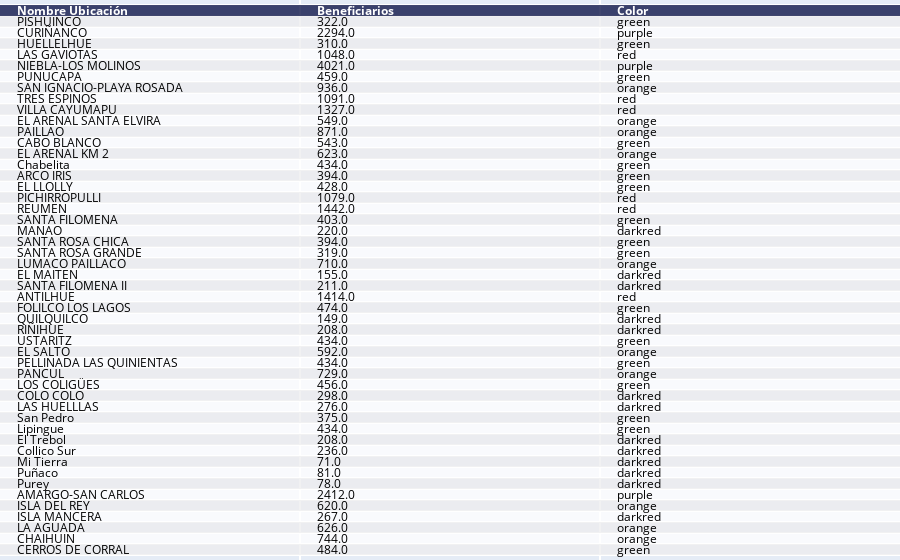

Write notebook code for a chart like this one.
### Code cell
import pandas as pd
import plotly.figure_factory as ff

tabla = pd.DataFrame()
tabla['Nombre Ubicación'] = None
tabla['Beneficiarios']=None
tabla['Color']=None

tabla['Nombre Ubicación'] = nombres
tabla['Beneficiarios'] = beneficiarios
tabla['Color'] = color_beneficiario

ff.create_table(tabla)

### Figure 1 — Plotly figure (JSON) as saved in the notebook; plotly's stock layout.template omitted (floating-point values rounded to 4 significant figures; data arrays with more than 128 entries replaced by an {"elided": "..."} marker saying what was removed)
{"data": [{"colorscale": [[0, "#00083e"], [0.5, "#ededee"], [1, "#ffffff"]], "hoverinfo": "none", "opacity": 0.75, "showscale": false, "type": "heatmap", "z": {"elided": "50x3 float values"}}], "layout": {"annotations": [{"align": "left", "font": {"color": "#ffffff"}, "showarrow": false, "text": "<b>Nombre Ubicación</b>", "x": -0.45, "xanchor": "left", "xref": "x", "y": 0, "yref": "y"}, {"align": "left", "font": {"color": "#ffffff"}, "showarrow": false, "text": "<b>Beneficiarios</b>", "x": 0.55, "xanchor": "left", "xref": "x", "y": 0, "yref": "y"}, {"align": "left", "font": {"color": "#ffffff"}, "showarrow": false, "text": "<b>Color</b>", "x": 1.55, "xanchor": "left", "xref": "x", "y": 0, "yref": "y"}, {"align": "left", "font": {"color": "#000000"}, "showarrow": false, "text": "PISHUINCO", "x": -0.45, "xanchor": "left", "xref": "x", "y": 1, "yref": "y"}, {"align": "left", "font": {"color": "#000000"}, "showarrow": false, "text": "322.0", "x": 0.55, "xanchor": "left", "xref": "x", "y": 1, "yref": "y"}, {"align": "left", "font": {"color": "#000000"}, "showarrow": false, "text": "green", "x": 1.55, "xanchor": "left", "xref": "x", "y": 1, "yref": "y"}, {"align": "left", "font": {"color": "#000000"}, "showarrow": false, "text": "CURIÑANCO", "x": -0.45, "xanchor": "left", "xref": "x", "y": 2, "yref": "y"}, {"align": "left", "font": {"color": "#000000"}, "showarrow": false, "text": "2294.0", "x": 0.55, "xanchor": "left", "xref": "x", "y": 2, "yref": "y"}, {"align": "left", "font": {"color": "#000000"}, "showarrow": false, "text": "purple", "x": 1.55, "xanchor": "left", "xref": "x", "y": 2, "yref": "y"}, {"align": "left", "font": {"color": "#000000"}, "showarrow": false, "text": "HUELLELHUE", "x": -0.45, "xanchor": "left", "xref": "x", "y": 3, "yref": "y"}, {"align": "left", "font": {"color": "#000000"}, "showarrow": false, "text": "310.0", "x": 0.55, "xanchor": "left", "xref": "x", "y": 3, "yref": "y"}, {"align": "left", "font": {"color": "#000000"}, "showarrow": false, "text": "green", "x": 1.55, "xanchor": "left", "xref": "x", "y": 3, "yref": "y"}, {"align": "left", "font": {"color": "#000000"}, "showarrow": false, "text": "LAS GAVIOTAS", "x": -0.45, "xanchor": "left", "xref": "x", "y": 4, "yref": "y"}, {"align": "left", "font": {"color": "#000000"}, "showarrow": false, "text": "1048.0", "x": 0.55, "xanchor": "left", "xref": "x", "y": 4, "yref": "y"}, {"align": "left", "font": {"color": "#000000"}, "showarrow": false, "text": "red", "x": 1.55, "xanchor": "left", "xref": "x", "y": 4, "yref": "y"}, {"align": "left", "font": {"color": "#000000"}, "showarrow": false, "text": "NIEBLA-LOS MOLINOS", "x": -0.45, "xanchor": "left", "xref": "x", "y": 5, "yref": "y"}, {"align": "left", "font": {"color": "#000000"}, "showarrow": false, "text": "4021.0", "x": 0.55, "xanchor": "left", "xref": "x", "y": 5, "yref": "y"}, {"align": "left", "font": {"color": "#000000"}, "showarrow": false, "text": "purple", "x": 1.55, "xanchor": "left", "xref": "x", "y": 5, "yref": "y"}, {"align": "left", "font": {"color": "#000000"}, "showarrow": false, "text": "PUNUCAPA", "x": -0.45, "xanchor": "left", "xref": "x", "y": 6, "yref": "y"}, {"align": "left", "font": {"color": "#000000"}, "showarrow": false, "text": "459.0", "x": 0.55, "xanchor": "left", "xref": "x", "y": 6, "yref": "y"}, {"align": "left", "font": {"color": "#000000"}, "showarrow": false, "text": "green", "x": 1.55, "xanchor": "left", "xref": "x", "y": 6, "yref": "y"}, {"align": "left", "font": {"color": "#000000"}, "showarrow": false, "text": "SAN IGNACIO-PLAYA ROSADA", "x": -0.45, "xanchor": "left", "xref": "x", "y": 7, "yref": "y"}, {"align": "left", "font": {"color": "#000000"}, "showarrow": false, "text": "936.0", "x": 0.55, "xanchor": "left", "xref": "x", "y": 7, "yref": "y"}, {"align": "left", "font": {"color": "#000000"}, "showarrow": false, "text": "orange", "x": 1.55, "xanchor": "left", "xref": "x", "y": 7, "yref": "y"}, {"align": "left", "font": {"color": "#000000"}, "showarrow": false, "text": "TRES ESPINOS", "x": -0.45, "xanchor": "left", "xref": "x", "y": 8, "yref": "y"}, {"align": "left", "font": {"color": "#000000"}, "showarrow": false, "text": "1091.0", "x": 0.55, "xanchor": "left", "xref": "x", "y": 8, "yref": "y"}, {"align": "left", "font": {"color": "#000000"}, "showarrow": false, "text": "red", "x": 1.55, "xanchor": "left", "xref": "x", "y": 8, "yref": "y"}, {"align": "left", "font": {"color": "#000000"}, "showarrow": false, "text": "VILLA CAYUMAPU", "x": -0.45, "xanchor": "left", "xref": "x", "y": 9, "yref": "y"}, {"align": "left", "font": {"color": "#000000"}, "showarrow": false, "text": "1327.0", "x": 0.55, "xanchor": "left", "xref": "x", "y": 9, "yref": "y"}, {"align": "left", "font": {"color": "#000000"}, "showarrow": false, "text": "red", "x": 1.55, "xanchor": "left", "xref": "x", "y": 9, "yref": "y"}, {"align": "left", "font": {"color": "#000000"}, "showarrow": false, "text": "EL ARENAL SANTA ELVIRA", "x": -0.45, "xanchor": "left", "xref": "x", "y": 10, "yref": "y"}, {"align": "left", "font": {"color": "#000000"}, "showarrow": false, "text": "549.0", "x": 0.55, "xanchor": "left", "xref": "x", "y": 10, "yref": "y"}, {"align": "left", "font": {"color": "#000000"}, "showarrow": false, "text": "orange", "x": 1.55, "xanchor": "left", "xref": "x", "y": 10, "yref": "y"}, {"align": "left", "font": {"color": "#000000"}, "showarrow": false, "text": "PAILLAO", "x": -0.45, "xanchor": "left", "xref": "x", "y": 11, "yref": "y"}, {"align": "left", "font": {"color": "#000000"}, "showarrow": false, "text": "871.0", "x": 0.55, "xanchor": "left", "xref": "x", "y": 11, "yref": "y"}, {"align": "left", "font": {"color": "#000000"}, "showarrow": false, "text": "orange", "x": 1.55, "xanchor": "left", "xref": "x", "y": 11, "yref": "y"}, {"align": "left", "font": {"color": "#000000"}, "showarrow": false, "text": "CABO BLANCO", "x": -0.45, "xanchor": "left", "xref": "x", "y": 12, "yref": "y"}, {"align": "left", "font": {"color": "#000000"}, "showarrow": false, "text": "543.0", "x": 0.55, "xanchor": "left", "xref": "x", "y": 12, "yref": "y"}, {"align": "left", "font": {"color": "#000000"}, "showarrow": false, "text": "green", "x": 1.55, "xanchor": "left", "xref": "x", "y": 12, "yref": "y"}, {"align": "left", "font": {"color": "#000000"}, "showarrow": false, "text": "EL ARENAL KM 2", "x": -0.45, "xanchor": "left", "xref": "x", "y": 13, "yref": "y"}, {"align": "left", "font": {"color": "#000000"}, "showarrow": false, "text": "623.0", "x": 0.55, "xanchor": "left", "xref": "x", "y": 13, "yref": "y"}, {"align": "left", "font": {"color": "#000000"}, "showarrow": false, "text": "orange", "x": 1.55, "xanchor": "left", "xref": "x", "y": 13, "yref": "y"}, {"align": "left", "font": {"color": "#000000"}, "showarrow": false, "text": "Chabelita", "x": -0.45, "xanchor": "left", "xref": "x", "y": 14, "yref": "y"}, {"align": "left", "font": {"color": "#000000"}, "showarrow": false, "text": "434.0", "x": 0.55, "xanchor": "left", "xref": "x", "y": 14, "yref": "y"}, {"align": "left", "font": {"color": "#000000"}, "showarrow": false, "text": "green", "x": 1.55, "xanchor": "left", "xref": "x", "y": 14, "yref": "y"}, {"align": "left", "font": {"color": "#000000"}, "showarrow": false, "text": "ARCO IRIS", "x": -0.45, "xanchor": "left", "xref": "x", "y": 15, "yref": "y"}, {"align": "left", "font": {"color": "#000000"}, "showarrow": false, "text": "394.0", "x": 0.55, "xanchor": "left", "xref": "x", "y": 15, "yref": "y"}, {"align": "left", "font": {"color": "#000000"}, "showarrow": false, "text": "green", "x": 1.55, "xanchor": "left", "xref": "x", "y": 15, "yref": "y"}, {"align": "left", "font": {"color": "#000000"}, "showarrow": false, "text": "EL LLOLLY", "x": -0.45, "xanchor": "left", "xref": "x", "y": 16, "yref": "y"}, {"align": "left", "font": {"color": "#000000"}, "showarrow": false, "text": "428.0", "x": 0.55, "xanchor": "left", "xref": "x", "y": 16, "yref": "y"}, {"align": "left", "font": {"color": "#000000"}, "showarrow": false, "text": "green", "x": 1.55, "xanchor": "left", "xref": "x", "y": 16, "yref": "y"}, {"align": "left", "font": {"color": "#000000"}, "showarrow": false, "text": "PICHIRROPULLI", "x": -0.45, "xanchor": "left", "xref": "x", "y": 17, "yref": "y"}, {"align": "left", "font": {"color": "#000000"}, "showarrow": false, "text": "1079.0", "x": 0.55, "xanchor": "left", "xref": "x", "y": 17, "yref": "y"}, {"align": "left", "font": {"color": "#000000"}, "showarrow": false, "text": "red", "x": 1.55, "xanchor": "left", "xref": "x", "y": 17, "yref": "y"}, {"align": "left", "font": {"color": "#000000"}, "showarrow": false, "text": "REUMEN", "x": -0.45, "xanchor": "left", "xref": "x", "y": 18, "yref": "y"}, {"align": "left", "font": {"color": "#000000"}, "showarrow": false, "text": "1442.0", "x": 0.55, "xanchor": "left", "xref": "x", "y": 18, "yref": "y"}, {"align": "left", "font": {"color": "#000000"}, "showarrow": false, "text": "red", "x": 1.55, "xanchor": "left", "xref": "x", "y": 18, "yref": "y"}, {"align": "left", "font": {"color": "#000000"}, "showarrow": false, "text": "SANTA FILOMENA", "x": -0.45, "xanchor": "left", "xref": "x", "y": 19, "yref": "y"}, {"align": "left", "font": {"color": "#000000"}, "showarrow": false, "text": "403.0", "x": 0.55, "xanchor": "left", "xref": "x", "y": 19, "yref": "y"}, {"align": "left", "font": {"color": "#000000"}, "showarrow": false, "text": "green", "x": 1.55, "xanchor": "left", "xref": "x", "y": 19, "yref": "y"}, {"align": "left", "font": {"color": "#000000"}, "showarrow": false, "text": "MANAO", "x": -0.45, "xanchor": "left", "xref": "x", "y": 20, "yref": "y"}, {"align": "left", "font": {"color": "#000000"}, "showarrow": false, "text": "220.0", "x": 0.55, "xanchor": "left", "xref": "x", "y": 20, "yref": "y"}, {"align": "left", "font": {"color": "#000000"}, "showarrow": false, "text": "darkred", "x": 1.55, "xanchor": "left", "xref": "x", "y": 20, "yref": "y"}, {"align": "left", "font": {"color": "#000000"}, "showarrow": false, "text": "SANTA ROSA CHICA", "x": -0.45, "xanchor": "left", "xref": "x", "y": 21, "yref": "y"}, {"align": "left", "font": {"color": "#000000"}, "showarrow": false, "text": "394.0", "x": 0.55, "xanchor": "left", "xref": "x", "y": 21, "yref": "y"}, {"align": "left", "font": {"color": "#000000"}, "showarrow": false, "text": "green", "x": 1.55, "xanchor": "left", "xref": "x", "y": 21, "yref": "y"}, {"align": "left", "font": {"color": "#000000"}, "showarrow": false, "text": "SANTA ROSA GRANDE", "x": -0.45, "xanchor": "left", "xref": "x", "y": 22, "yref": "y"}, {"align": "left", "font": {"color": "#000000"}, "showarrow": false, "text": "319.0", "x": 0.55, "xanchor": "left", "xref": "x", "y": 22, "yref": "y"}, {"align": "left", "font": {"color": "#000000"}, "showarrow": false, "text": "green", "x": 1.55, "xanchor": "left", "xref": "x", "y": 22, "yref": "y"}, {"align": "left", "font": {"color": "#000000"}, "showarrow": false, "text": "LUMACO PAILLACO", "x": -0.45, "xanchor": "left", "xref": "x", "y": 23, "yref": "y"}, {"align": "left", "font": {"color": "#000000"}, "showarrow": false, "text": "710.0", "x": 0.55, "xanchor": "left", "xref": "x", "y": 23, "yref": "y"}, {"align": "left", "font": {"color": "#000000"}, "showarrow": false, "text": "orange", "x": 1.55, "xanchor": "left", "xref": "x", "y": 23, "yref": "y"}, {"align": "left", "font": {"color": "#000000"}, "showarrow": false, "text": "EL MAITEN", "x": -0.45, "xanchor": "left", "xref": "x", "y": 24, "yref": "y"}, {"align": "left", "font": {"color": "#000000"}, "showarrow": false, "text": "155.0", "x": 0.55, "xanchor": "left", "xref": "x", "y": 24, "yref": "y"}, {"align": "left", "font": {"color": "#000000"}, "showarrow": false, "text": "darkred", "x": 1.55, "xanchor": "left", "xref": "x", "y": 24, "yref": "y"}, {"align": "left", "font": {"color": "#000000"}, "showarrow": false, "text": "SANTA FILOMENA II", "x": -0.45, "xanchor": "left", "xref": "x", "y": 25, "yref": "y"}, {"align": "left", "font": {"color": "#000000"}, "showarrow": false, "text": "211.0", "x": 0.55, "xanchor": "left", "xref": "x", "y": 25, "yref": "y"}, {"align": "left", "font": {"color": "#000000"}, "showarrow": false, "text": "darkred", "x": 1.55, "xanchor": "left", "xref": "x", "y": 25, "yref": "y"}, {"align": "left", "font": {"color": "#000000"}, "showarrow": false, "text": "ANTILHUE", "x": -0.45, "xanchor": "left", "xref": "x", "y": 26, "yref": "y"}, {"align": "left", "font": {"color": "#000000"}, "showarrow": false, "text": "1414.0", "x": 0.55, "xanchor": "left", "xref": "x", "y": 26, "yref": "y"}, {"align": "left", "font": {"color": "#000000"}, "showarrow": false, "text": "red", "x": 1.55, "xanchor": "left", "xref": "x", "y": 26, "yref": "y"}, {"align": "left", "font": {"color": "#000000"}, "showarrow": false, "text": "FOLILCO LOS LAGOS", "x": -0.45, "xanchor": "left", "xref": "x", "y": 27, "yref": "y"}, {"align": "left", "font": {"color": "#000000"}, "showarrow": false, "text": "474.0", "x": 0.55, "xanchor": "left", "xref": "x", "y": 27, "yref": "y"}, {"align": "left", "font": {"color": "#000000"}, "showarrow": false, "text": "green", "x": 1.55, "xanchor": "left", "xref": "x", "y": 27, "yref": "y"}, {"align": "left", "font": {"color": "#000000"}, "showarrow": false, "text": "QUILQUILCO", "x": -0.45, "xanchor": "left", "xref": "x", "y": 28, "yref": "y"}, {"align": "left", "font": {"color": "#000000"}, "showarrow": false, "text": "149.0", "x": 0.55, "xanchor": "left", "xref": "x", "y": 28, "yref": "y"}, {"align": "left", "font": {"color": "#000000"}, "showarrow": false, "text": "darkred", "x": 1.55, "xanchor": "left", "xref": "x", "y": 28, "yref": "y"}, {"align": "left", "font": {"color": "#000000"}, "showarrow": false, "text": "RIÑIHUE", "x": -0.45, "xanchor": "left", "xref": "x", "y": 29, "yref": "y"}, {"align": "left", "font": {"color": "#000000"}, "showarrow": false, "text": "208.0", "x": 0.55, "xanchor": "left", "xref": "x", "y": 29, "yref": "y"}, {"align": "left", "font": {"color": "#000000"}, "showarrow": false, "text": "darkred", "x": 1.55, "xanchor": "left", "xref": "x", "y": 29, "yref": "y"}, {"align": "left", "font": {"color": "#000000"}, "showarrow": false, "text": "USTARITZ", "x": -0.45, "xanchor": "left", "xref": "x", "y": 30, "yref": "y"}, {"align": "left", "font": {"color": "#000000"}, "showarrow": false, "text": "434.0", "x": 0.55, "xanchor": "left", "xref": "x", "y": 30, "yref": "y"}, {"align": "left", "font": {"color": "#000000"}, "showarrow": false, "text": "green", "x": 1.55, "xanchor": "left", "xref": "x", "y": 30, "yref": "y"}, {"align": "left", "font": {"color": "#000000"}, "showarrow": false, "text": "EL SALTO", "x": -0.45, "xanchor": "left", "xref": "x", "y": 31, "yref": "y"}, {"align": "left", "font": {"color": "#000000"}, "showarrow": false, "text": "592.0", "x": 0.55, "xanchor": "left", "xref": "x", "y": 31, "yref": "y"}, {"align": "left", "font": {"color": "#000000"}, "showarrow": false, "text": "orange", "x": 1.55, "xanchor": "left", "xref": "x", "y": 31, "yref": "y"}, {"align": "left", "font": {"color": "#000000"}, "showarrow": false, "text": "PELLINADA LAS QUINIENTAS", "x": -0.45, "xanchor": "left", "xref": "x", "y": 32, "yref": "y"}, {"align": "left", "font": {"color": "#000000"}, "showarrow": false, "text": "434.0", "x": 0.55, "xanchor": "left", "xref": "x", "y": 32, "yref": "y"}, {"align": "left", "font": {"color": "#000000"}, "showarrow": false, "text": "green", "x": 1.55, "xanchor": "left", "xref": "x", "y": 32, "yref": "y"}, {"align": "left", "font": {"color": "#000000"}, "showarrow": false, "text": "PANCUL", "x": -0.45, "xanchor": "left", "xref": "x", "y": 33, "yref": "y"}, {"align": "left", "font": {"color": "#000000"}, "showarrow": false, "text": "729.0", "x": 0.55, "xanchor": "left", "xref": "x", "y": 33, "yref": "y"}, {"align": "left", "font": {"color": "#000000"}, "showarrow": false, "text": "orange", "x": 1.55, "xanchor": "left", "xref": "x", "y": 33, "yref": "y"}, {"align": "left", "font": {"color": "#000000"}, "showarrow": false, "text": "LOS COLIGÜES", "x": -0.45, "xanchor": "left", "xref": "x", "y": 34, "yref": "y"}, {"align": "left", "font": {"color": "#000000"}, "showarrow": false, "text": "456.0", "x": 0.55, "xanchor": "left", "xref": "x", "y": 34, "yref": "y"}, {"align": "left", "font": {"color": "#000000"}, "showarrow": false, "text": "green", "x": 1.55, "xanchor": "left", "xref": "x", "y": 34, "yref": "y"}, {"align": "left", "font": {"color": "#000000"}, "showarrow": false, "text": "COLO COLO", "x": -0.45, "xanchor": "left", "xref": "x", "y": 35, "yref": "y"}, {"align": "left", "font": {"color": "#000000"}, "showarrow": false, "text": "298.0", "x": 0.55, "xanchor": "left", "xref": "x", "y": 35, "yref": "y"}, {"align": "left", "font": {"color": "#000000"}, "showarrow": false, "text": "darkred", "x": 1.55, "xanchor": "left", "xref": "x", "y": 35, "yref": "y"}, {"align": "left", "font": {"color": "#000000"}, "showarrow": false, "text": "LAS HUELLLAS", "x": -0.45, "xanchor": "left", "xref": "x", "y": 36, "yref": "y"}, {"align": "left", "font": {"color": "#000000"}, "showarrow": false, "text": "276.0", "x": 0.55, "xanchor": "left", "xref": "x", "y": 36, "yref": "y"}, {"align": "left", "font": {"color": "#000000"}, "showarrow": false, "text": "darkred", "x": 1.55, "xanchor": "left", "xref": "x", "y": 36, "yref": "y"}, {"align": "left", "font": {"color": "#000000"}, "showarrow": false, "text": "San Pedro", "x": -0.45, "xanchor": "left", "xref": "x", "y": 37, "yref": "y"}, {"align": "left", "font": {"color": "#000000"}, "showarrow": false, "text": "375.0", "x": 0.55, "xanchor": "left", "xref": "x", "y": 37, "yref": "y"}, {"align": "left", "font": {"color": "#000000"}, "showarrow": false, "text": "green", "x": 1.55, "xanchor": "left", "xref": "x", "y": 37, "yref": "y"}, {"align": "left", "font": {"color": "#000000"}, "showarrow": false, "text": "Lipingue", "x": -0.45, "xanchor": "left", "xref": "x", "y": 38, "yref": "y"}, {"align": "left", "font": {"color": "#000000"}, "showarrow": false, "text": "434.0", "x": 0.55, "xanchor": "left", "xref": "x", "y": 38, "yref": "y"}, {"align": "left", "font": {"color": "#000000"}, "showarrow": false, "text": "green", "x": 1.55, "xanchor": "left", "xref": "x", "y": 38, "yref": "y"}, {"align": "left", "font": {"color": "#000000"}, "showarrow": false, "text": "El Trebol", "x": -0.45, "xanchor": "left", "xref": "x", "y": 39, "yref": "y"}, {"align": "left", "font": {"color": "#000000"}, "showarrow": false, "text": "208.0", "x": 0.55, "xanchor": "left", "xref": "x", "y": 39, "yref": "y"}, {"align": "left", "font": {"color": "#000000"}, "showarrow": false, "text": "darkred", "x": 1.55, "xanchor": "left", "xref": "x", "y": 39, "yref": "y"}, {"align": "left", "font": {"color": "#000000"}, "showarrow": false, "text": "Collico Sur", "x": -0.45, "xanchor": "left", "xref": "x", "y": 40, "yref": "y"}, {"align": "left", "font": {"color": "#000000"}, "showarrow": false, "text": "236.0", "x": 0.55, "xanchor": "left", "xref": "x", "y": 40, "yref": "y"}, {"align": "left", "font": {"color": "#000000"}, "showarrow": false, "text": "darkred", "x": 1.55, "xanchor": "left", "xref": "x", "y": 40, "yref": "y"}, {"align": "left", "font": {"color": "#000000"}, "showarrow": false, "text": "Mi Tierra", "x": -0.45, "xanchor": "left", "xref": "x", "y": 41, "yref": "y"}, {"align": "left", "font": {"color": "#000000"}, "showarrow": false, "text": "71.0", "x": 0.55, "xanchor": "left", "xref": "x", "y": 41, "yref": "y"}, {"align": "left", "font": {"color": "#000000"}, "showarrow": false, "text": "darkred", "x": 1.55, "xanchor": "left", "xref": "x", "y": 41, "yref": "y"}, {"align": "left", "font": {"color": "#000000"}, "showarrow": false, "text": "Puñaco", "x": -0.45, "xanchor": "left", "xref": "x", "y": 42, "yref": "y"}, {"align": "left", "font": {"color": "#000000"}, "showarrow": false, "text": "81.0", "x": 0.55, "xanchor": "left", "xref": "x", "y": 42, "yref": "y"}, {"align": "left", "font": {"color": "#000000"}, "showarrow": false, "text": "darkred", "x": 1.55, "xanchor": "left", "xref": "x", "y": 42, "yref": "y"}, {"align": "left", "font": {"color": "#000000"}, "showarrow": false, "text": "Purey", "x": -0.45, "xanchor": "left", "xref": "x", "y": 43, "yref": "y"}, {"align": "left", "font": {"color": "#000000"}, "showarrow": false, "text": "78.0", "x": 0.55, "xanchor": "left", "xref": "x", "y": 43, "yref": "y"}, {"align": "left", "font": {"color": "#000000"}, "showarrow": false, "text": "darkred", "x": 1.55, "xanchor": "left", "xref": "x", "y": 43, "yref": "y"}, {"align": "left", "font": {"color": "#000000"}, "showarrow": false, "text": "AMARGO-SAN CARLOS", "x": -0.45, "xanchor": "left", "xref": "x", "y": 44, "yref": "y"}, {"align": "left", "font": {"color": "#000000"}, "showarrow": false, "text": "2412.0", "x": 0.55, "xanchor": "left", "xref": "x", "y": 44, "yref": "y"}, {"align": "left", "font": {"color": "#000000"}, "showarrow": false, "text": "purple", "x": 1.55, "xanchor": "left", "xref": "x", "y": 44, "yref": "y"}, {"align": "left", "font": {"color": "#000000"}, "showarrow": false, "text": "ISLA DEL REY", "x": -0.45, "xanchor": "left", "xref": "x", "y": 45, "yref": "y"}, {"align": "left", "font": {"color": "#000000"}, "showarrow": false, "text": "620.0", "x": 0.55, "xanchor": "left", "xref": "x", "y": 45, "yref": "y"}, {"align": "left", "font": {"color": "#000000"}, "showarrow": false, "text": "orange", "x": 1.55, "xanchor": "left", "xref": "x", "y": 45, "yref": "y"}, {"align": "left", "font": {"color": "#000000"}, "showarrow": false, "text": "ISLA MANCERA", "x": -0.45, "xanchor": "left", "xref": "x", "y": 46, "yref": "y"}, {"align": "left", "font": {"color": "#000000"}, "showarrow": false, "text": "267.0", "x": 0.55, "xanchor": "left", "xref": "x", "y": 46, "yref": "y"}, {"align": "left", "font": {"color": "#000000"}, "showarrow": false, "text": "darkred", "x": 1.55, "xanchor": "left", "xref": "x", "y": 46, "yref": "y"}, {"align": "left", "font": {"color": "#000000"}, "showarrow": false, "text": "LA AGUADA", "x": -0.45, "xanchor": "left", "xref": "x", "y": 47, "yref": "y"}, {"align": "left", "font": {"color": "#000000"}, "showarrow": false, "text": "626.0", "x": 0.55, "xanchor": "left", "xref": "x", "y": 47, "yref": "y"}, {"align": "left", "font": {"color": "#000000"}, "showarrow": false, "text": "orange", "x": 1.55, "xanchor": "left", "xref": "x", "y": 47, "yref": "y"}, {"align": "left", "font": {"color": "#000000"}, "showarrow": false, "text": "CHAIHUIN", "x": -0.45, "xanchor": "left", "xref": "x", "y": 48, "yref": "y"}, {"align": "left", "font": {"color": "#000000"}, "showarrow": false, "text": "744.0", "x": 0.55, "xanchor": "left", "xref": "x", "y": 48, "yref": "y"}, {"align": "left", "font": {"color": "#000000"}, "showarrow": false, "text": "orange", "x": 1.55, "xanchor": "left", "xref": "x", "y": 48, "yref": "y"}, {"align": "left", "font": {"color": "#000000"}, "showarrow": false, "text": "CERROS DE CORRAL", "x": -0.45, "xanchor": "left", "xref": "x", "y": 49, "yref": "y"}, {"align": "left", "font": {"color": "#000000"}, "showarrow": false, "text": "484.0", "x": 0.55, "xanchor": "left", "xref": "x", "y": 49, "yref": "y"}, {"align": "left", "font": {"color": "#000000"}, "showarrow": false, "text": "green", "x": 1.55, "xanchor": "left", "xref": "x", "y": 49, "yref": "y"}], "autosize": true, "margin": {"b": 0, "l": 0, "r": 0, "t": 0}, "xaxis": {"autorange": true, "dtick": 1, "gridwidth": 2, "range": [-0.5, 2.5], "showticklabels": false, "tick0": -0.5, "ticks": "", "zeroline": false}, "yaxis": {"autorange": true, "dtick": 1, "gridwidth": 2, "range": [49.5, -0.5], "showticklabels": false, "tick0": 0.5, "ticks": "", "zeroline": false}}}
